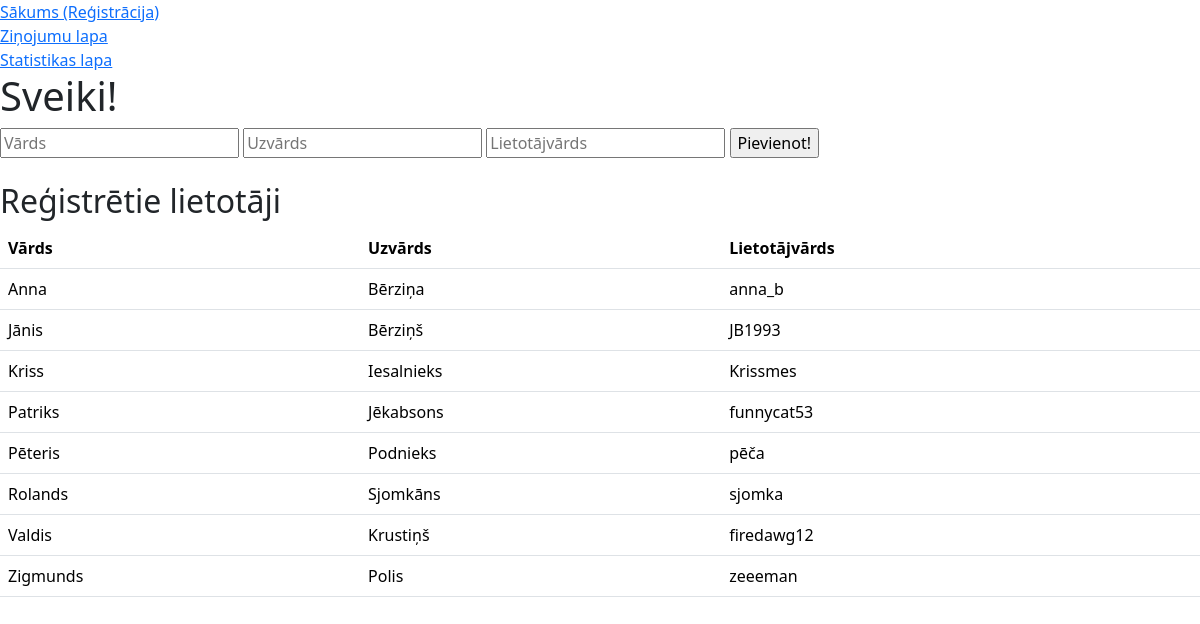
Before: / with the older database file.
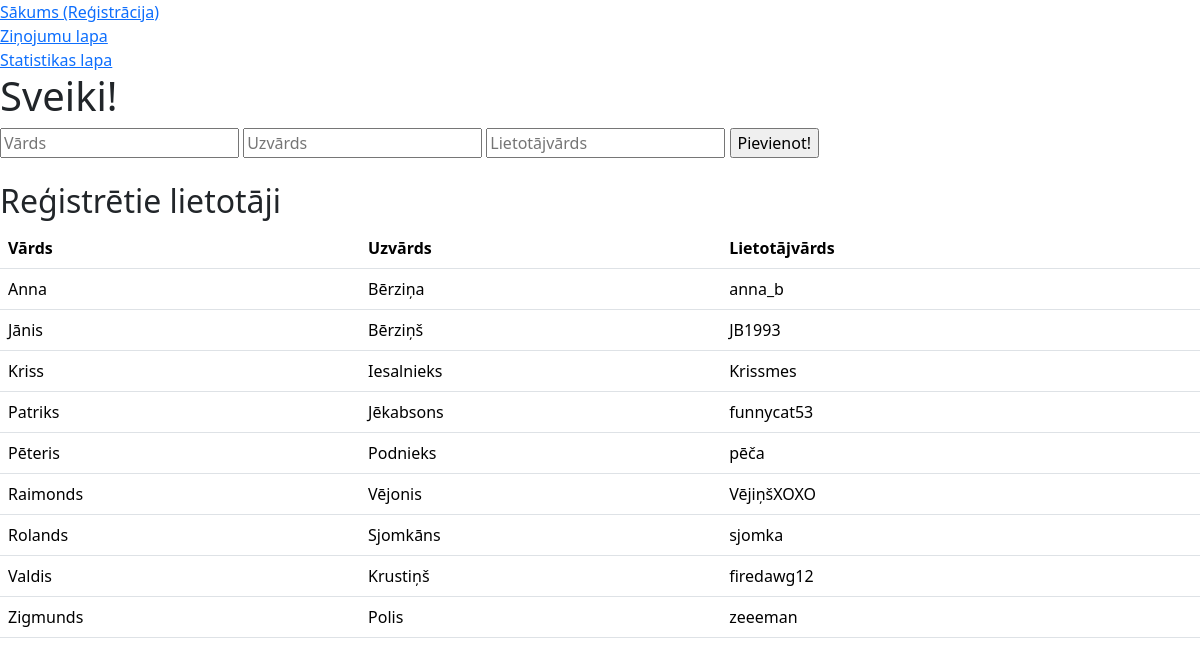
After: the same page with the newer database file.
### tables this page shows
CREATE TABLE registreti_lietotaji(
        id INTEGER PRIMARY KEY AUTOINCREMENT,
        vards TEXT NOT NULL,
        uzvards TEXT NOT NULL,
        lietotajvards TEXT NOT NULL
        );

### main.py (the view, shortened to what this page needs)
@app.route("/", methods=["POST","GET"])
def index():
    noņemt_dublētos()
    lietotaji_no_db = iegut_lietotajus()
    error_message = None
    return render_template("index.html", registreti_lietotaji = lietotaji_no_db, error_message=error_message)

### dati.py (called while the page is built)
def noņemt_dublētos():
    cur = conn.cursor()
    cur.execute(
        """
        DELETE FROM registreti_lietotaji
        WHERE id NOT IN (
            SELECT MIN(id)
            FROM registreti_lietotaji
            GROUP BY vards, uzvards, lietotajvards
        )
        """
    )
    conn.commit()
    print("Dublētie ieraksti ir izdzēsti.")

def iegut_lietotajus():
    cur = conn.cursor()
    cur.execute(
        """SELECT vards, uzvards, lietotajvards, id FROM registreti_lietotaji ORDER BY vards, uzvards"""
    )
    conn.commit()
    dati = cur.fetchall()
    return dati

### templates/index.html (shortened to what this page needs)
<!DOCTYPE html>
<html lang="lv">
    <head>
        <link href="https://cdn.jsdelivr.net/npm/bootstrap@5.3.3/dist/css/bootstrap.min.css" rel="stylesheet">
    </head>
    <body>
    <a href="/">Sākums (Reģistrācija)</a><br>
    <a href="/zinojumi">Ziņojumu lapa</a><br>
    <a href="/statistika">Statistikas lapa</a>
    {% block saturs %}
    <h1>Sveiki!</h1>
    <form method="post">
        <input type="text" id="name" name="name" placeholder="Vārds">
        <input type="text" id="lastname" name="lastname" placeholder="Uzvārds">
        <input type="text" id="username" name="username" placeholder="Lietotājvārds">
        <input type="submit" value="Pievienot!">
    </form>
    <br>
    <h2>Reģistrētie lietotāji</h2>
    <table class="table">
        <tr>
            <th>Vārds</th>
            <th>Uzvārds</th>
            <th>Lietotājvārds</th>
        </tr>
        {% for viens in registreti_lietotaji %}
        <tr>
        <td>{{viens[0]}}</td>
        <td>{{viens[1]}}</td>
        <td>{{viens[2]}}</td>
        </tr>
        {% endfor %}
    </table>
    {% endblock %}
    </body>
</html>

Changed rows visible on the page:
added registreti_lietotaji: vards "Raimonds", uzvards "Vējonis", lietotajvards "VējiņšXOXO"
